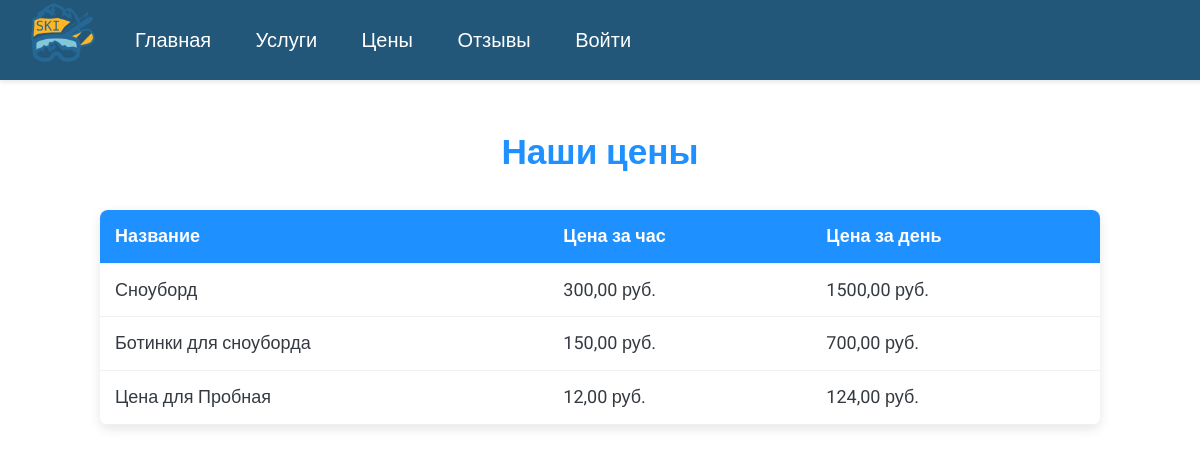
/pricing/, run on an earlier commit of the app's database.
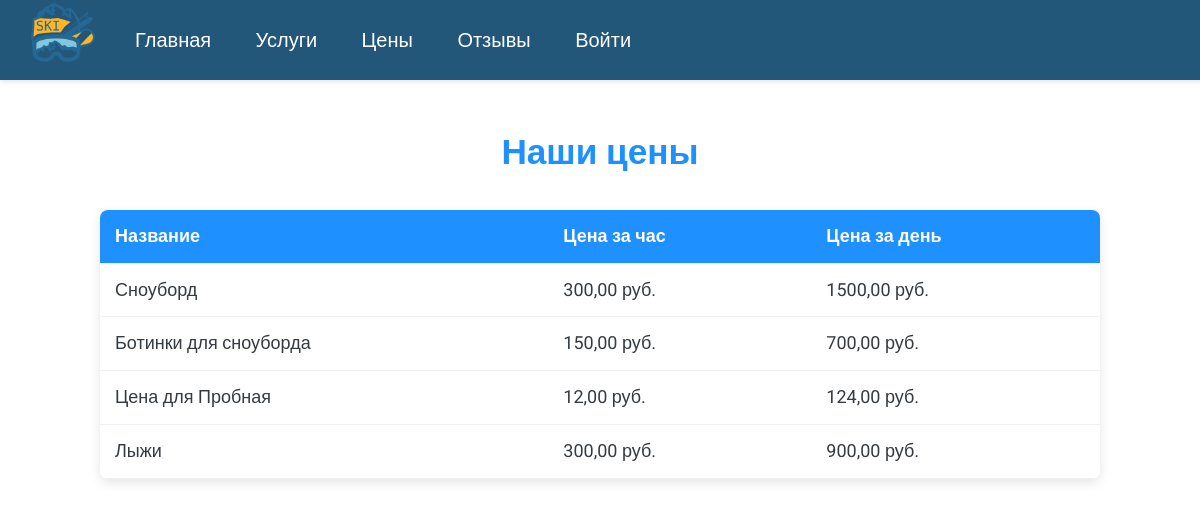
And on a later commit of the database.
### core/models.py (models this page shows, shortened)
class Price(models.Model):
    name = models.CharField(max_length=100, verbose_name="Название")
    price_per_hour = models.DecimalField(max_digits=10, decimal_places=2, validators=[MinValueValidator(0)], verbose_name="Цена за час")
    price_per_day = models.DecimalField(max_digits=10, decimal_places=2, validators=[MinValueValidator(0)], verbose_name="Цена за день")
    class Meta:
        verbose_name = "Цена"
        verbose_name_plural = "Цены"

### core/views.py (the view)
# urls.py: path('pricing/', views.PricingView.as_view(), name='pricing'),
class PricingView(View):
    def get(self, request):
        prices = Price.objects.all()
        services = Service.objects.all()
        equipment = Equipment.objects.all()
        context = {
            'prices': prices,
            'services': services,
            'equipment': equipment,
        }
        return render(request, 'pricing.html', context)

### core/templates/pricing.html (shortened to what this page needs)
{% extends 'base.html' %}
{% block content %}
<div class="container">
    <h1>Наши цены</h1>
    {% if prices %}
        <table class="price-table">
            <thead>
                <tr>
                    <th>Название</th>
                    <th>Цена за час</th>
                    <th>Цена за день</th>
                </tr>
            </thead>
            <tbody>
                {% for price in prices %}
                    <tr data-price-id="{{ price.id }}">
                        <td>{{ price.name }}</td>
                        <td>{{ price.price_per_hour|default:"-" }} руб.</td>
                        <td>{{ price.price_per_day|default:"-" }} руб.</td>
                    </tr>
                {% endfor %}
            </tbody>
        </table>
    {% endif %}
</div>
{% endblock %}

What changed in the data, as far as the page shows it:
added Price: name "Лыжи", price_per_hour "300,00", price_per_day "900,00"
